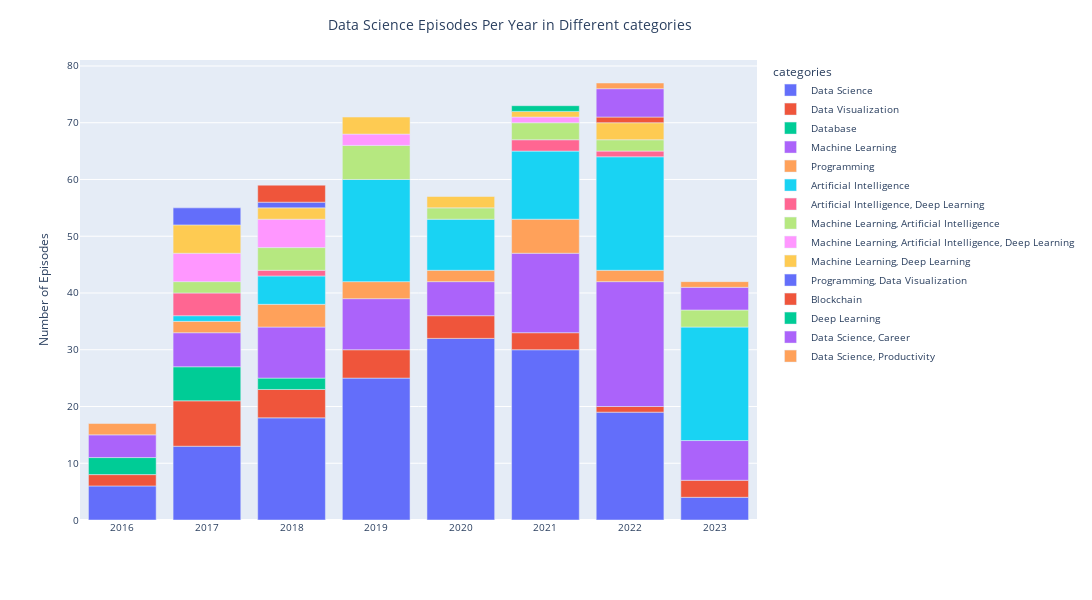

This figure's notebook cell:
### Code cell
fig = px.bar(metrics_ds, x = 'episode_year', y='episode_number', hover_data = ['class'], color = 'class', width=1100, height=600 )
fig.update_layout(title_text= 'Data Science Episodes Per Year in Different categories',  title_x=0.3)
fig.update_xaxes(title=' ', visible= True, showticklabels= True)
fig.update_yaxes(title='Number of Episodes', visible= True, showticklabels= True)
fig.update_layout(legend_title = 'categories', showlegend = True, font=dict(size= 10))
fig.show()
fig.write_html("complaint_percentage.html")

### Figure 1 — Plotly figure (JSON) as saved in the notebook; plotly's stock layout.template omitted (floating-point values rounded to 4 significant figures)
{"data": [{"alignmentgroup": "True", "customdata": [["Data Science"], ["Data Science"], ["Data Science"], ["Data Science"], ["Data Science"], ["Data Science"], ["Data Science"], ["Data Science"]], "hovertemplate": "class=%{customdata[0]}<br>episode_year=%{x}<br>episode_number=%{y}<extra></extra>", "legendgroup": "Data Science", "marker": {"color": "#636efa", "pattern": {"shape": ""}}, "name": "Data Science", "offsetgroup": "Data Science", "orientation": "v", "showlegend": true, "textposition": "auto", "type": "bar", "x": [2016, 2017, 2018, 2019, 2020, 2021, 2022, 2023], "xaxis": "x", "y": [6, 13, 18, 25, 32, 30, 19, 4], "yaxis": "y"}, {"alignmentgroup": "True", "customdata": [["Data Visualization"], ["Data Visualization"], ["Data Visualization"], ["Data Visualization"], ["Data Visualization"], ["Data Visualization"], ["Data Visualization"], ["Data Visualization"]], "hovertemplate": "class=%{customdata[0]}<br>episode_year=%{x}<br>episode_number=%{y}<extra></extra>", "legendgroup": "Data Visualization", "marker": {"color": "#EF553B", "pattern": {"shape": ""}}, "name": "Data Visualization", "offsetgroup": "Data Visualization", "orientation": "v", "showlegend": true, "textposition": "auto", "type": "bar", "x": [2016, 2017, 2018, 2019, 2020, 2021, 2022, 2023], "xaxis": "x", "y": [2, 8, 5, 5, 4, 3, 1, 3], "yaxis": "y"}, {"alignmentgroup": "True", "customdata": [["Database"], ["Database"], ["Database"]], "hovertemplate": "class=%{customdata[0]}<br>episode_year=%{x}<br>episode_number=%{y}<extra></extra>", "legendgroup": "Database", "marker": {"color": "#00cc96", "pattern": {"shape": ""}}, "name": "Database", "offsetgroup": "Database", "orientation": "v", "showlegend": true, "textposition": "auto", "type": "bar", "x": [2016, 2017, 2018], "xaxis": "x", "y": [3, 6, 2], "yaxis": "y"}, {"alignmentgroup": "True", "customdata": [["Machine Learning"], ["Machine Learning"], ["Machine Learning"], ["Machine Learning"], ["Machine Learning"], ["Machine Learning"], ["Machine Learning"], ["Machine Learning"]], "hovertemplate": "class=%{customdata[0]}<br>episode_year=%{x}<br>episode_number=%{y}<extra></extra>", "legendgroup": "Machine Learning", "marker": {"color": "#ab63fa", "pattern": {"shape": ""}}, "name": "Machine Learning", "offsetgroup": "Machine Learning", "orientation": "v", "showlegend": true, "textposition": "auto", "type": "bar", "x": [2016, 2017, 2018, 2019, 2020, 2021, 2022, 2023], "xaxis": "x", "y": [4, 6, 9, 9, 6, 14, 22, 7], "yaxis": "y"}, {"alignmentgroup": "True", "customdata": [["Programming"], ["Programming"], ["Programming"], ["Programming"], ["Programming"], ["Programming"], ["Programming"]], "hovertemplate": "class=%{customdata[0]}<br>episode_year=%{x}<br>episode_number=%{y}<extra></extra>", "legendgroup": "Programming", "marker": {"color": "#FFA15A", "pattern": {"shape": ""}}, "name": "Programming", "offsetgroup": "Programming", "orientation": "v", "showlegend": true, "textposition": "auto", "type": "bar", "x": [2016, 2017, 2018, 2019, 2020, 2021, 2022], "xaxis": "x", "y": [2, 2, 4, 3, 2, 6, 2], "yaxis": "y"}, {"alignmentgroup": "True", "customdata": [["Artificial Intelligence"], ["Artificial Intelligence"], ["Artificial Intelligence"], ["Artificial Intelligence"], ["Artificial Intelligence"], ["Artificial Intelligence"], ["Artificial Intelligence"]], "hovertemplate": "class=%{customdata[0]}<br>episode_year=%{x}<br>episode_number=%{y}<extra></extra>", "legendgroup": "Artificial Intelligence", "marker": {"color": "#19d3f3", "pattern": {"shape": ""}}, "name": "Artificial Intelligence", "offsetgroup": "Artificial Intelligence", "orientation": "v", "showlegend": true, "textposition": "auto", "type": "bar", "x": [2017, 2018, 2019, 2020, 2021, 2022, 2023], "xaxis": "x", "y": [1, 5, 18, 9, 12, 20, 20], "yaxis": "y"}, {"alignmentgroup": "True", "customdata": [["Artificial Intelligence, Deep Learning"], ["Artificial Intelligence, Deep Learning"], ["Artificial Intelligence, Deep Learning"], ["Artificial Intelligence, Deep Learning"]], "hovertemplate": "class=%{customdata[0]}<br>episode_year=%{x}<br>episode_number=%{y}<extra></extra>", "legendgroup": "Artificial Intelligence, Deep Learning", "marker": {"color": "#FF6692", "pattern": {"shape": ""}}, "name": "Artificial Intelligence, Deep Learning", "offsetgroup": "Artificial Intelligence, Deep Learning", "orientation": "v", "showlegend": true, "textposition": "auto", "type": "bar", "x": [2017, 2018, 2021, 2022], "xaxis": "x", "y": [4, 1, 2, 1], "yaxis": "y"}, {"alignmentgroup": "True", "customdata": [["Machine Learning, Artificial Intelligence"], ["Machine Learning, Artificial Intelligence"], ["Machine Learning, Artificial Intelligence"], ["Machine Learning, Artificial Intelligence"], ["Machine Learning, Artificial Intelligence"], ["Machine Learning, Artificial Intelligence"], ["Machine Learning, Artificial Intelligence"]], "hovertemplate": "class=%{customdata[0]}<br>episode_year=%{x}<br>episode_number=%{y}<extra></extra>", "legendgroup": "Machine Learning, Artificial Intelligence", "marker": {"color": "#B6E880", "pattern": {"shape": ""}}, "name": "Machine Learning, Artificial Intelligence", "offsetgroup": "Machine Learning, Artificial Intelligence", "orientation": "v", "showlegend": true, "textposition": "auto", "type": "bar", "x": [2017, 2018, 2019, 2020, 2021, 2022, 2023], "xaxis": "x", "y": [2, 4, 6, 2, 3, 2, 3], "yaxis": "y"}, {"alignmentgroup": "True", "customdata": [["Machine Learning, Artificial Intelligence, Deep Learning"], ["Machine Learning, Artificial Intelligence, Deep Learning"], ["Machine Learning, Artificial Intelligence, Deep Learning"], ["Machine Learning, Artificial Intelligence, Deep Learning"]], "hovertemplate": "class=%{customdata[0]}<br>episode_year=%{x}<br>episode_number=%{y}<extra></extra>", "legendgroup": "Machine Learning, Artificial Intelligence, Deep Learning", "marker": {"color": "#FF97FF", "pattern": {"shape": ""}}, "name": "Machine Learning, Artificial Intelligence, Deep Learning", "offsetgroup": "Machine Learning, Artificial Intelligence, Deep Learning", "orientation": "v", "showlegend": true, "textposition": "auto", "type": "bar", "x": [2017, 2018, 2019, 2021], "xaxis": "x", "y": [5, 5, 2, 1], "yaxis": "y"}, {"alignmentgroup": "True", "customdata": [["Machine Learning, Deep Learning"], ["Machine Learning, Deep Learning"], ["Machine Learning, Deep Learning"], ["Machine Learning, Deep Learning"], ["Machine Learning, Deep Learning"], ["Machine Learning, Deep Learning"]], "hovertemplate": "class=%{customdata[0]}<br>episode_year=%{x}<br>episode_number=%{y}<extra></extra>", "legendgroup": "Machine Learning, Deep Learning", "marker": {"color": "#FECB52", "pattern": {"shape": ""}}, "name": "Machine Learning, Deep Learning", "offsetgroup": "Machine Learning, Deep Learning", "orientation": "v", "showlegend": true, "textposition": "auto", "type": "bar", "x": [2017, 2018, 2019, 2020, 2021, 2022], "xaxis": "x", "y": [5, 2, 3, 2, 1, 3], "yaxis": "y"}, {"alignmentgroup": "True", "customdata": [["Programming, Data Visualization"], ["Programming, Data Visualization"]], "hovertemplate": "class=%{customdata[0]}<br>episode_year=%{x}<br>episode_number=%{y}<extra></extra>", "legendgroup": "Programming, Data Visualization", "marker": {"color": "#636efa", "pattern": {"shape": ""}}, "name": "Programming, Data Visualization", "offsetgroup": "Programming, Data Visualization", "orientation": "v", "showlegend": true, "textposition": "auto", "type": "bar", "x": [2017, 2018], "xaxis": "x", "y": [3, 1], "yaxis": "y"}, {"alignmentgroup": "True", "customdata": [["Blockchain"], ["Blockchain"]], "hovertemplate": "class=%{customdata[0]}<br>episode_year=%{x}<br>episode_number=%{y}<extra></extra>", "legendgroup": "Blockchain", "marker": {"color": "#EF553B", "pattern": {"shape": ""}}, "name": "Blockchain", "offsetgroup": "Blockchain", "orientation": "v", "showlegend": true, "textposition": "auto", "type": "bar", "x": [2018, 2022], "xaxis": "x", "y": [3, 1], "yaxis": "y"}, {"alignmentgroup": "True", "customdata": [["Deep Learning"]], "hovertemplate": "class=%{customdata[0]}<br>episode_year=%{x}<br>episode_number=%{y}<extra></extra>", "legendgroup": "Deep Learning", "marker": {"color": "#00cc96", "pattern": {"shape": ""}}, "name": "Deep Learning", "offsetgroup": "Deep Learning", "orientation": "v", "showlegend": true, "textposition": "auto", "type": "bar", "x": [2021], "xaxis": "x", "y": [1], "yaxis": "y"}, {"alignmentgroup": "True", "customdata": [["Data Science, Career"], ["Data Science, Career"]], "hovertemplate": "class=%{customdata[0]}<br>episode_year=%{x}<br>episode_number=%{y}<extra></extra>", "legendgroup": "Data Science, Career", "marker": {"color": "#ab63fa", "pattern": {"shape": ""}}, "name": "Data Science, Career", "offsetgroup": "Data Science, Career", "orientation": "v", "showlegend": true, "textposition": "auto", "type": "bar", "x": [2022, 2023], "xaxis": "x", "y": [5, 4], "yaxis": "y"}, {"alignmentgroup": "True", "customdata": [["Data Science, Productivity"], ["Data Science, Productivity"]], "hovertemplate": "class=%{customdata[0]}<br>episode_year=%{x}<br>episode_number=%{y}<extra></extra>", "legendgroup": "Data Science, Productivity", "marker": {"color": "#FFA15A", "pattern": {"shape": ""}}, "name": "Data Science, Productivity", "offsetgroup": "Data Science, Productivity", "orientation": "v", "showlegend": true, "textposition": "auto", "type": "bar", "x": [2022, 2023], "xaxis": "x", "y": [1, 1], "yaxis": "y"}], "layout": {"barmode": "relative", "font": {"size": 10}, "height": 600, "legend": {"title": {"text": "categories"}, "tracegroupgap": 0}, "margin": {"t": 60}, "showlegend": true, "title": {"text": "Data Science Episodes Per Year in Different categories", "x": 0.3}, "width": 1100, "xaxis": {"anchor": "y", "domain": [0, 1], "showticklabels": true, "title": {"text": " "}, "visible": true}, "yaxis": {"anchor": "x", "domain": [0, 1], "showticklabels": true, "title": {"text": "Number of Episodes"}, "visible": true}}}
